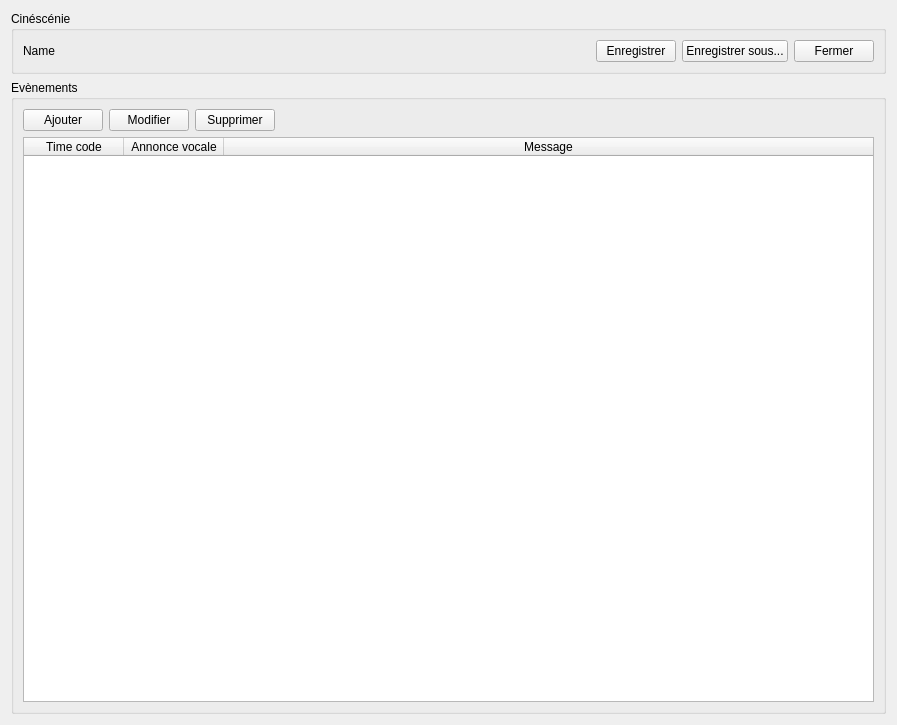
<?xml version="1.0" encoding="UTF-8"?>
<ui version="4.0">
 <class>EditCinescenie</class>
 <widget class="QWidget" name="EditCinescenie">
  <property name="geometry">
   <rect>
    <x>0</x>
    <y>0</y>
    <width>897</width>
    <height>725</height>
   </rect>
  </property>
  <property name="windowTitle">
   <string>Edition d'une Cinéscénie</string>
  </property>
  <layout class="QVBoxLayout" name="verticalLayout_2">
   <item>
    <widget class="QGroupBox" name="BoxCinescenie">
     <property name="title">
      <string>Cinéscénie</string>
     </property>
     <layout class="QHBoxLayout" name="horizontalLayout">
      <item>
       <widget class="QLabel" name="LabelName">
        <property name="text">
         <string>Name</string>
        </property>
       </widget>
      </item>
      <item>
       <spacer name="HSpacerFileButtons">
        <property name="orientation">
         <enum>Qt::Horizontal</enum>
        </property>
        <property name="sizeHint" stdset="0">
         <size>
          <width>557</width>
          <height>20</height>
         </size>
        </property>
       </spacer>
      </item>
      <item>
       <widget class="QPushButton" name="ButtonSave">
        <property name="text">
         <string>Enregistrer</string>
        </property>
       </widget>
      </item>
      <item>
       <widget class="QPushButton" name="ButtonsSaveAs">
        <property name="text">
         <string>Enregistrer sous...</string>
        </property>
       </widget>
      </item>
      <item>
       <widget class="QPushButton" name="ButtonClose">
        <property name="text">
         <string>Fermer</string>
        </property>
       </widget>
      </item>
     </layout>
    </widget>
   </item>
   <item>
    <widget class="QGroupBox" name="BoxEvents">
     <property name="title">
      <string>Evènements</string>
     </property>
     <layout class="QVBoxLayout" name="verticalLayout">
      <item>
       <layout class="QHBoxLayout" name="horizontalLayout_2">
        <item>
         <widget class="QPushButton" name="ButtonAddEvent">
          <property name="text">
           <string>Ajouter</string>
          </property>
         </widget>
        </item>
        <item>
         <widget class="QPushButton" name="ButtonModifyEvent">
          <property name="text">
           <string>Modifier</string>
          </property>
         </widget>
        </item>
        <item>
         <widget class="QPushButton" name="ButtonDeleteEvent">
          <property name="text">
           <string>Supprimer</string>
          </property>
         </widget>
        </item>
        <item>
         <spacer name="HSpacerEventButtons">
          <property name="orientation">
           <enum>Qt::Horizontal</enum>
          </property>
          <property name="sizeHint" stdset="0">
           <size>
            <width>40</width>
            <height>20</height>
           </size>
          </property>
         </spacer>
        </item>
       </layout>
      </item>
      <item>
       <widget class="QTableWidget" name="TableEvents">
        <property name="editTriggers">
         <set>QAbstractItemView::NoEditTriggers</set>
        </property>
        <property name="showDropIndicator" stdset="0">
         <bool>false</bool>
        </property>
        <property name="dragDropOverwriteMode">
         <bool>false</bool>
        </property>
        <property name="alternatingRowColors">
         <bool>true</bool>
        </property>
        <property name="selectionMode">
         <enum>QAbstractItemView::SingleSelection</enum>
        </property>
        <property name="selectionBehavior">
         <enum>QAbstractItemView::SelectRows</enum>
        </property>
        <attribute name="horizontalHeaderStretchLastSection">
         <bool>true</bool>
        </attribute>
        <column>
         <property name="text">
          <string>Time code</string>
         </property>
        </column>
        <column>
         <property name="text">
          <string>Annonce vocale</string>
         </property>
        </column>
        <column>
         <property name="text">
          <string>Message</string>
         </property>
        </column>
       </widget>
      </item>
     </layout>
    </widget>
   </item>
  </layout>
 </widget>
 <resources/>
 <connections/>
</ui>
